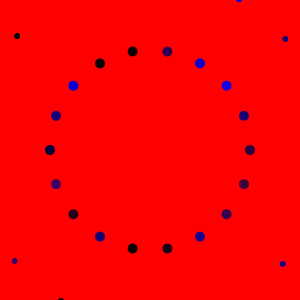
Frame 1 (no input)
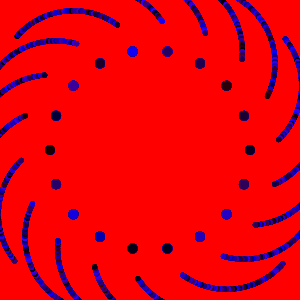
Frame 60 (the mouse pressed at the canvas centre just before this capture)
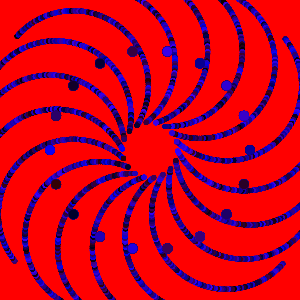
Frame 120 (the mouse held since frame 60 and released just before this capture)

The Processing sketch that drew these frames (run headless with seeded random() and noise(); from frame 60 on, the mouse is pressed at the canvas centre):

// Processing sketch: processing_38125
// ── processing_38125.pde

void setup(){
  size( 300, 300);
background(255,0,0);
colorMode(RGB, 200);
}
void draw(){
  
noStroke();

fill(random(50),0,random(200)); //random blue hue
for ( int i= 0; i <360; i+=20) { //this sets the variable i and its interval as well as rotation limit
  pushMatrix();

  translate(width/2, width/2); //resets the origin to the center
  rotate(radians(i)); // sets the rotation radius to i
  translate(100, 0); // the new origin is at the point 100 to the right of the center origin
 

  ellipse(0, 0, 10, 10); //defines the ellipse at translated origin
  popMatrix();

  int rad1 = 100; //sets the variable rad 1 at 100
  int rad2 = 75; //sets the variable rad 2 at 75

fill(random(50),0,random(200)); //random blue hue

  for (int h=0; h<360; h+=20) { //this sets the variable h and its interval as well as rotation limit
    pushMatrix();

    translate(width/2, height/2); //resets the origin at the center
    rotate(radians(i)); //defines same radius as above
    translate(rad1, 0); // moves the origin to the origin of the first ellipse above
    rotate(frameCount*.025); //this creates a frame by frame movement of the ellipses around their respective origins, as well as change the random colors at the same rate
    translate(rad2, 0); // shifts the origin 75 units to the right of first ellipse origin
    ellipse(0, 0, 5, 5); // defines small ellipse size and origin

    popMatrix();
  }
}
}
